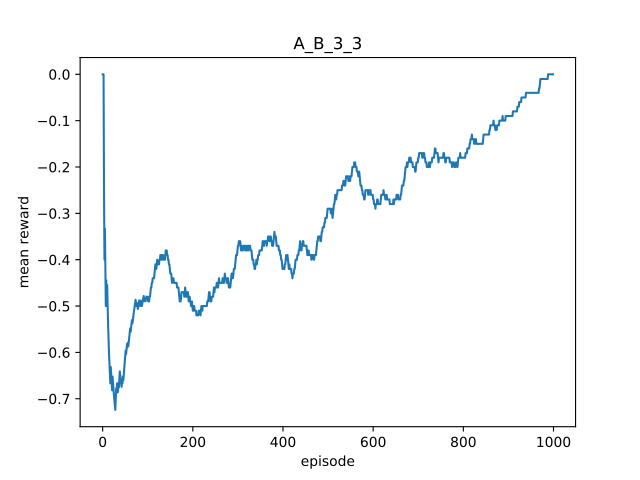

This chart was generated by the following Python code:
from bppy import *
from q_learning import *
import matplotlib.pyplot as plt

must_finish = "must_finish"
state = "state"


def add_a():
    for i in range(3):
        yield {request: BEvent("A"), state: i, must_finish: True}


def add_b():
    for i in range(3):
        yield {request: BEvent("B"), state: i, must_finish: True}


def control():
    while True:
        yield {waitFor: BEvent("A"), state: 0, must_finish: False}
        yield {waitFor: BEvent("B"), block: BEvent("A"), state: 1, must_finish: False}


b_program = BProgram(bthreads=[add_a, add_b, control],
                     event_selection_strategy=SimpleEventSelectionStrategy(),
                     listener=PrintBProgramRunnerListener())
Q, results, episodes, mean_reward = qlearning(b_program, 1000, 0.1, 0.99, True, 5, glie_10)
plt.plot(episodes, mean_reward)
plt.ylabel('mean reward')
plt.xlabel('episode')
plt.title(os.path.basename(sys.argv[0])[:-3])
plt.savefig(os.path.basename(sys.argv[0])[:-3] + ".pdf")
event_runs = []
for i in range(100):
    reward, event_run = run(b_program, Q, i)
    if event_run not in event_runs:
        event_runs.append(event_run)
print(event_runs)
print(Q_test(b_program, Q, 1000, 2))
